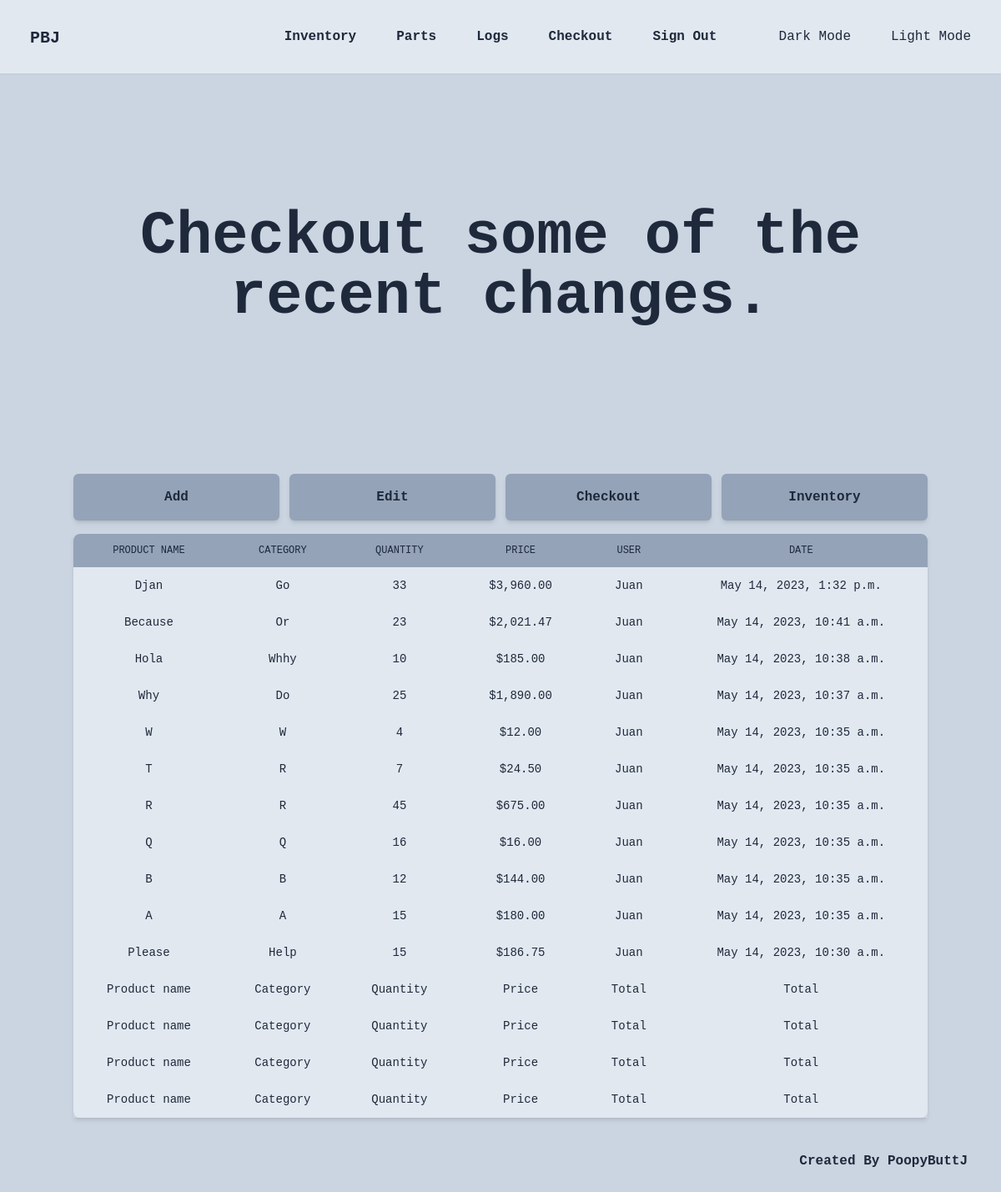
The app's page /inventory/logs (signed in), older data.
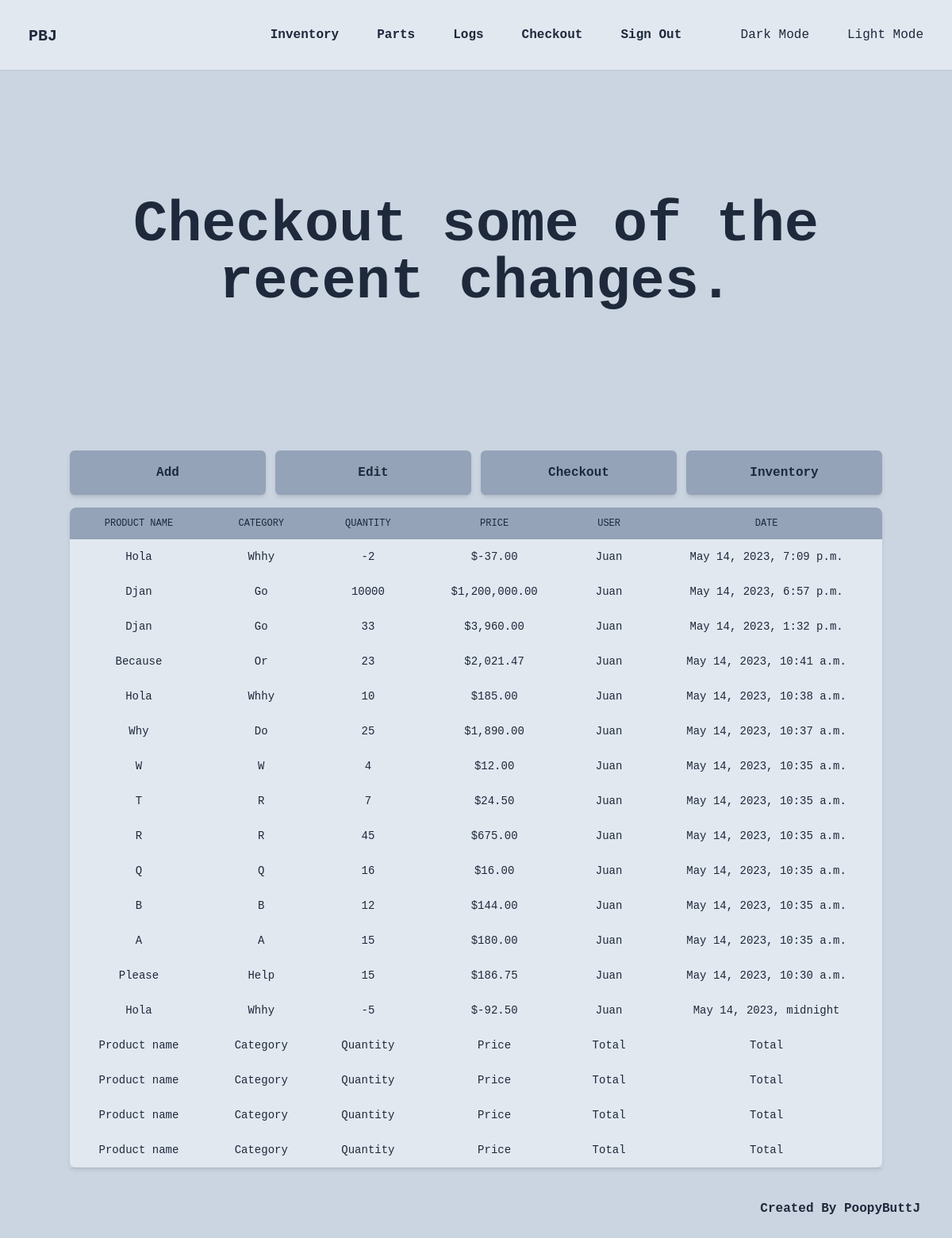
The same page, newer data.
### inventory/models.py (models this page shows, shortened)
class Log(models.Model):
    partname = models.CharField(max_length=100)
    category = models.CharField(max_length=64)
    price = models.FloatField()
    quantity = models.IntegerField()
    user = models.CharField(max_length=40)
    date = models.DateTimeField()
    @property
    def total(self):
        value = self.price * self.quantity
        return f'${value:,.2f}'

### inventory/views.py (the view)
# urls.py: path('logs', views.logs, name='logs'),
@login_required
def logs(request):
    logs = Log.objects.all().order_by('-date')[:15]
    theme = DarkMode.objects.filter(user=request.user.username)[0]
    return render(request, 'inventory/logs.html', {
        'theme': theme,
        'logs': logs,
})

### inventory/templates/inventory/logs.html (shortened to what this page needs)
{% extends 'core/base.html' %}
{% block background %}{{ theme.body }}{% endblock %}
{% block nav %}{{ theme.nav }}{% endblock %}
{% block hover1 %}{{ theme.hover }}{% endblock %}
{% block hover2 %}{{ theme.hover }}{% endblock %}
{% block hover3 %}{{ theme.hover }}{% endblock %}
{% block hover4 %}{{ theme.hover }}{% endblock %}
{% block hover5 %}{{ theme.hover }}{% endblock %}
{% block hover6 %}{{ theme.hover }}{% endblock %}
{% block hover7 %}{{ theme.hover }}{% endblock %}
{% block body %}
<div class="container mx-auto">
    <div class="py-40 text-7xl font-bold text-center">
        Checkout some of the recent changes.
    </div>
</div>
<div class="w-10/12 mx-auto block sm:container py-4">
    <div class="sm:flex sm:justify-between sm:space-x-2 md:space-x-3">
        <a href="{% url 'inventory:add' %}" class="block py-20 text-3xl text-center sm:text-base m-auto mt-6 sm:p-4 sm:m-0 w-full font-semibold rounded-md shadow-md {% if theme.mode == 'Light' %} bg-slate-400 hover:bg-slate-200 {% else %} bg-zinc-700 hover:bg-zinc-400 {% endif %} transition ease-in-out">
            Add
        </a>
        <a href="{% url 'inventory:edit' %}" class="block py-20 text-3xl text-center sm:text-base m-auto mt-6 sm:p-4 sm:m-0 w-full font-semibold rounded-md shadow-md {% if theme.mode == 'Light' %} bg-slate-400 hover:bg-slate-200 {% else %} bg-zinc-700 hover:bg-zinc-400 {% endif %} transition ease-in-out">
            Edit
        </a>
        <a href="{% url 'inventory:checkout' %}" class="block py-20 text-3xl text-center sm:text-base m-auto mt-6 sm:p-4 sm:m-0 w-full font-semibold rounded-md shadow-md {% if theme.mode == 'Light' %} bg-slate-400 hover:bg-slate-200 {% else %} bg-zinc-700 hover:bg-zinc-400 {% endif %} transition ease-in-out">
            Checkout
        </a>
        <a href="{% url 'inventory:index' %}" class="block py-20 text-3xl text-center sm:text-base m-auto mt-6 mb-10 sm:mb-0 sm:p-4 sm:m-0 w-full font-semibold rounded-md shadow-md {% if theme.mode == 'Light' %} bg-slate-400 hover:bg-slate-200 {% else %} bg-zinc-700 hover:bg-zinc-400 {% endif %} transition ease-in-out">
            Inventory
        </a>
    </div>
</div>
<section class="container mx-auto">
    <div class="{% if theme.mode == 'Light' %} bg-slate-200 {% else %} bg-zinc-800 {% endif %} rounded-lg">
        <div class="relative shadow-md">
            <div class="overflow-x-auto rounded-lg">
                <table class="w-full text-sm text-left">
                    <thead class="text-xs uppercase m-auto{% if theme.mode == 'Light' %} bg-slate-400 {% else %} bg-zinc-700 {% endif %} ">
                        <tr class="">
                            <td scope="col" class="px-6 py-3 text-center">Product name</td>
                            <td scope="col" class="px-6 py-3 text-center">Category</td>
                            <td scope="col" class="px-6 py-3 text-center">Quantity</td>
                            <td scope="col" class="px-6 py-3 text-center">Price</td>
                            <td scope="col" class="px-6 py-3 text-center">User</td>
                            <td scope="col" class="px-6 py-3 text-center">Date</td>
                        </tr>
                    </thead>
                    <tbody>
                        {% for log in logs %}
                        <tr class="">
                            <td scope="col" class="px-6 py-3 text-center">{{ log.partname }}</td>
                            <td scope="col" class="px-6 py-3 text-center">{{ log.category }}</td>
                            <td scope="col" class="px-6 py-3 text-center">{{ log.quantity }}</td>
                            <td scope="col" class="px-6 py-3 text-center">{{ log.total }}</td>
                            <td scope="col" class="px-6 py-3 text-center">{{ log.user }}</td>
                            <td scope="col" class="px-6 py-3 text-center">{{ log.date }}</td>
                        </tr>
                        {% endfor %}
                        <tr class="">
                            <td scope="col" class="px-6 py-3 text-center">Product name</td>
                            <td scope="col" class="px-6 py-3 text-center">Category</td>
                            <td scope="col" class="px-6 py-3 text-center">Quantity</td>
                            <td scope="col" class="px-6 py-3 text-center">Price</td>
                            <td scope="col" class="px-6 py-3 text-center">Total</td>
                            <td scope="col" class="px-6 py-3 text-center">Total</td>
                        </tr>
                        <tr class="">
                            <td scope="col" class="px-6 py-3 text-center">Product name</td>
                            <td scope="col" class="px-6 py-3 text-center">Category</td>
                            <td scope="col" class="px-6 py-3 text-center">Quantity</td>
                            <td scope="col" class="px-6 py-3 text-center">Price</td>
                            <td scope="col" class="px-6 py-3 text-center">Total</td>
                            <td scope="col" class="px-6 py-3 text-center">Total</td>
                        </tr>
                        <tr class="">
                            <td scope="col" class="px-6 py-3 text-center">Product name</td>
                            <td scope="col" class="px-6 py-3 text-center">Category</td>
                            <td scope="col" class="px-6 py-3 text-center">Quantity</td>
                            <td scope="col" class="px-6 py-3 text-center">Price</td>
                            <td scope="col" class="px-6 py-3 text-center">Total</td>
                            <td scope="col" class="px-6 py-3 text-center">Total</td>
                        </tr>
                        <tr class="">
                            <td scope="col" class="px-6 py-3 text-center">Product name</td>
                            <td scope="col" class="px-6 py-3 text-center">Category</td>
                            <td scope="col" class="px-6 py-3 text-center">Quantity</td>
                            <td scope="col" class="px-6 py-3 text-center">Price</td>
                            <td scope="col" class="px-6 py-3 text-center">Total</td>
                            <td scope="col" class="px-6 py-3 text-center">Total</td>
                        </tr>
                    </tbody>
                </table>
            </div>
        </div>
    </div>
</section>
{% endblock %}

### core/templates/core/base.html (shortened to what this page needs)
<!DOCTYPE html>
<html lang="en">
<head>
    <script src="https://cdn.tailwindcss.com"></script>
</head>
<body class="min-h-screen p-0 m-0 font-mono {% block background %}{% endblock %}">
    {% if user.is_authenticated %}
    <header class="{% block nav %}{% endblock %} py-6 px-6">
        <div class="flex flex-row">
            <div class="basis-1/4 flex">
                <a href="/" class="text-xl font-semibold ml-3 mt-2 justify-start">PBJ</a>
            </div>
            <div class="basis-3/4 min-[1200px]:basis-1/2">
                <div class="lg:space-x-6 flex justify-end min-[1200px]:justify-center">
                    <a href="{% url 'inventory:index' %}" class="rounded-lg px-3 py-2 font-semibold {% block hover3 %}{% endblock %} transition ease-in-out">Inventory</a>
                    <a href="{% url 'parts:index' %}" class="hidden min-[780px]:inline-flex rounded-lg px-3 py-2 font-semibold {% block hover4 %}{% endblock %} transition ease-in-out">Parts</a>
                    <a href="{% url 'inventory:logs' %}" class="hidden min-[780px]:inline-flex rounded-lg px-3 py-2 font-semibold {% block hover5 %}{% endblock %} transition ease-in-out">Logs</a>
                    <a href="{% url 'inventory:checkout' %}" class="hidden min-[780px]:inline-flex rounded-lg px-3 py-2 font-semibold {% block hover7 %}{% endblock %} transition ease-in-out">Checkout</a>
                    <a href="{% url 'core:signout' %}" class="rounded-lg px-3 py-2 font-semibold {% block hover6 %}{% endblock %} transition ease-in-out">Sign Out</a>
                </div>
            </div>
            <div class="hidden justify-end min-[1200px]:basis-1/4 min-[1200px]:flex min-[1200px]:justify-end">
                <div class="lg:space-x-6 flex  ">
                    <a href="/theme?mode=Dark" class=" rounded-lg px-3 py-2 font-light {% block hover1 %}{% endblock %} transition ease-in-out">Dark Mode</a>
                    <a href="/theme?mode=Light" class=" rounded-lg px-3 py-2 font-light {% block hover2 %}{% endblock %} transition ease-in-out">Light Mode</a>
                </div>
            </div>
        </div>
    </header>
    <main>
        {% block body %}
        {% endblock %}
    </main>
    {% endif %}
    {% if user.is_authenticated %}
    <footer class="p-10 text-base leading-10 w-full">
        <div class="flex justify-end ">
            <a href="{% url 'core:index' %}" class="font-bold text-base">Created By PoopyButtJ</a>
        </div>
    </footer>
    {% else %}
    <footer class="absolute bottom-6 text-base leading-10 w-full">
        <div class="mx-6">
            <div class="font-semibold text-end">Created By PoopyButtJ</div>
        </div>
    </footer>
    {% endif %}
</body>
</html>

Row changes from the older to the newer data that the page shows:
added Log: partname "Hola", category "Whhy", quantity "-2", total "$-37.00", user "Juan", date "May 14, 2023, 7:09 p.m."
added Log: partname "Djan", category "Go", quantity "10000", total "$1,200,000.00", user "Juan", date "May 14, 2023, 6:57 p.m."
added Log: partname "Hola", category "Whhy", quantity "-5", total "$-92.50", user "Juan", date "May 14, 2023, midnight"
